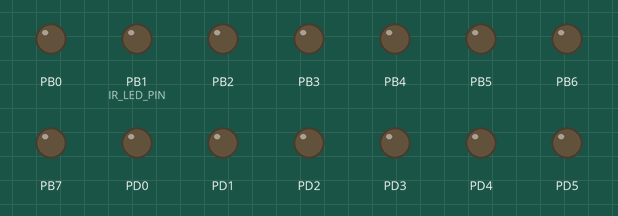
The program below on a simulated ATmega88P, built with avr-gcc and emulated at 1 MHz. On the bench: output pins drawn as LEDs (lit = HIGH).

Above: at 0.05 s.
At 21.05 s:
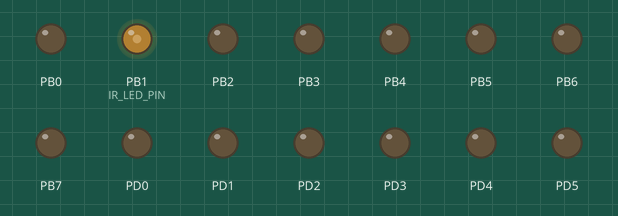
Timing chart, 0 to 34.7 s (numbered marks = the images above):
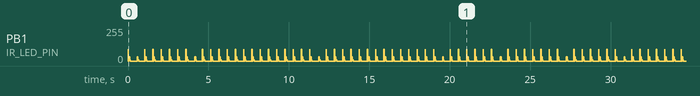

Measured:
- by itself, PB1 (IR_LED_PIN): moves between 0/255 and 88/255, repeating every 26.7 s

The program:

main.c
```c
/*
 * IR_LED.c
 *
 * Created: 2012/09/15 22:25:25
 *  Author: wararyo
 */


#include <avr/io.h>
#include <util/delay.h>
#include "IR.h"

#define cbi(addr,bit)     addr &= ~(1<<bit)
#define sbi(addr,bit)     addr |=  (1<<bit)
#define tbi(addr,bit)	  addr ^=  (1<<bit)
#define wait(ms) _delay_ms(ms)

int main(void)
{
	DDRD = 0b11111111;
	PORTD = 0b00000000;
	DDRB = 0b11111111;
	PORTB = 0b00000000;
	IR_initialize();
	sei();
    while(1)
    {
		//sbi(PWM_CONTROL_B,0);
		IR_send(0b0010000111000111,0b10010100);
		wait(500);
    }
}
```

IR.h
```c
/*
 * IR.h
 *
 * Created: 2014/03/30 22:35:21
 *  Author: wararyo
 */
#ifndef IR_H_
#define IR_H_

#include <avr/io.h>
#include <util/delay.h>
#include <avr/interrupt.h>
//#include "../../library/Serial.h"

#define cbi(addr,bit)     addr &= ~(1<<bit)
#define sbi(addr,bit)     addr |=  (1<<bit)
#define tbi(addr,bit)	  addr ^=  (1<<bit)
#define wait(ms) _delay_ms(ms)

#define TIMER_CONTROL_A TCCR0A
#define TIMER_CONTROL_B TCCR0B
#define TIMER_COMP OCR0A
#define TIMER_INTERRUPT TIMSK0
#define TIMER_INTERRUPT_BIT OCIE0A

#define PWM_CONTROL_A TCCR1A
#define PWM_CONTROL_B TCCR1B
#define PWM_COMP OCR1AL
#define PWM_TOP ICR1

#define IR_LED_DDR DDRB
#define IR_LED_PORT PORTB
#define IR_LED_PIN PB1 //OC1A

#define IR_T 70// 562/8 560 Ês
#define IR_CAREER 26 //26 Ês
#define IR_DUTY 9 // 26/3 9 Ês

volatile int IR_count = 0;
volatile char IR_data[96];//16+8+(4*32)+1

ISR ( TIMER0_COMPA_vect ){
	if(IR_data[IR_count] & 0b00000001){
		sbi(PWM_CONTROL_A,7);
	}
	else{
		cbi(PWM_CONTROL_A,7);
	}
	TIMER_COMP = IR_T * (IR_data[IR_count] >> 1);
	//sbi(TIMER_INTERRUPT,TIMER_INTERRUPT_BIT);
	IR_count++;
	if(IR_data[IR_count] == 0) {
		//tbi(PORTD,PD7);
		cbi(PWM_CONTROL_A,7);
		cbi(TIMER_INTERRUPT,TIMER_INTERRUPT_BIT);
		IR_count = 0;
		cbi(IR_LED_PORT,IR_LED_PIN);
	}
}

void IR_initialize(){
	TIMER_CONTROL_A = 0b00000010;//OC0A Ø f CTC
	TIMER_CONTROL_B = 0b00000010;//1/8 8 Ês/1 J E   g
	TIMER_COMP = IR_T;

	sbi(IR_LED_DDR,IR_LED_PIN);//output
	cbi(IR_LED_PORT,IR_LED_PIN);

	PWM_CONTROL_A = 0b00000010;
	PWM_CONTROL_B = 0b00011001;
	PWM_TOP = IR_CAREER;
	PWM_COMP = IR_DUTY;

	//sei();
}

//IR_data ê Â Ì \ ¢
//0 r b g Ú ÅHIGH ©LOW ©
// c è7 r b g Å » Ì ó Ô Ì · ³ ð \ ·
//ex) 0b00000100 LOW Ì ó Ô ð2 J E   g ± ¯ é @0b00000011 HIGH Ì ó Ô ð1 J E   g ± ¯ é

int add_data_raw(char mvalue,int *count,char length){
	char lengthnumber; char rest;//8 r b g J E   ^ @1MHz 1/8 ª ü æ è @2048 Ês Ü Å µ © ª ê È ¢
	if(length > 3){ lengthnumber = length / 3; rest = length % 3 ;}
	else if(length == 0) return *count;
	else {lengthnumber = 0; rest = length;}

	mvalue &= 0b00000001;//2 È ã Ì ê   Í1 É
	for (char i=0;i < lengthnumber;i++){
		IR_data[*count] = (3 << 1) | mvalue;
		(*count)++;
	}
	IR_data[(*count)++] = (rest << 1) | mvalue;
	return *count;
}

int add_data(char mvalue,int *count){
	if(mvalue){
		add_data_raw(1,count,1);
		add_data_raw(0,count,3);
	}
	else{
		add_data_raw(1,count,1);
		add_data_raw(0,count,1);
	}
	return *count;
}

void IR_send(int customer,char data){

	int count = 0;
	add_data_raw(1,&count,16);
	add_data_raw(0,&count,8);

	for(char i=0;i < 16;i++){
		add_data(((customer >> (15 - i)) & 0x0001),&count);// J X ^ } [ R [ h @ ã Ê r b g © çi r b g Ú ª1 Ì  
	}
	for(char i=0;i < 8;i++){
		add_data(((data >> (7 - i)) & 0x01),&count);
		/*if((data >> (7 - i)) & 0x01){
			IR_data[count] = 1;count++;
			IR_data[count] = 0;count++;
		}
		else{
			IR_data[count] = 1;count++;
			for(char ii=0;ii < 3;ii++){IR_data[count] = 0;count++;}
		}*/
	}
	for(char i=0;i < 8;i++){
		add_data(((~data >> (7 - i)) & 0x01),&count);
		/*if((~data >> (7 - i)) & 0x01){
			IR_data[count] = 1;count++;
			IR_data[count] = 0;count++;
		}
		else{
			IR_data[count] = 1;count++;
			for(char ii=0;ii < 3;ii++){IR_data[count] = 0;count++;}
		}*/
	}
	//add_data(1,&count);
	add_data_raw(1,&count,1);
	add_data_raw(0,&count,1);

	//if(IR_data[0] == 0) sbi(PORTD,PD7);else cbi(PORTD,PD7);

	while(count < 96){
		IR_data[(count)++] = 0;
	}


	//sbi(PORTD,PD6);
	sbi(TIMER_INTERRUPT,TIMER_INTERRUPT_BIT);
}


#endif /* IR_H_ */
```
